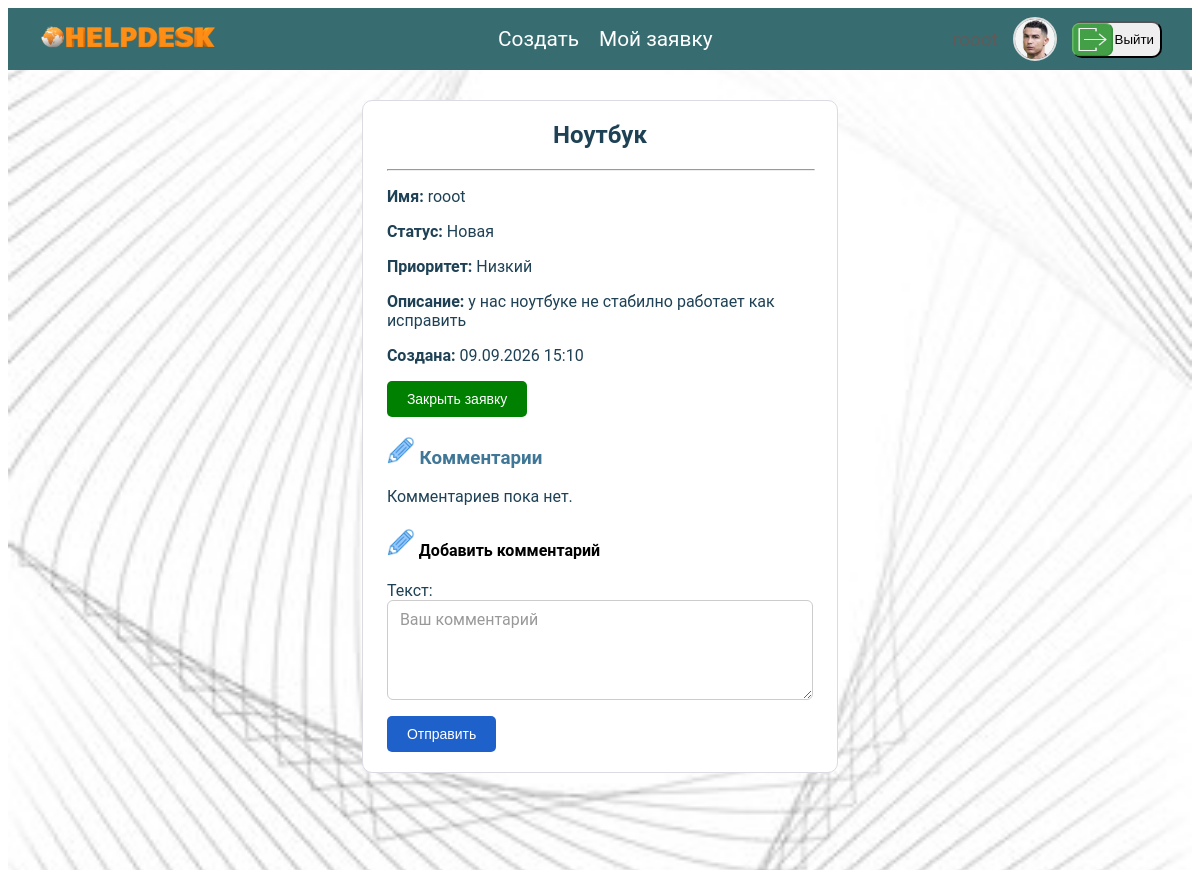
Before: /tickets/15/ (signed in) with the older database file.
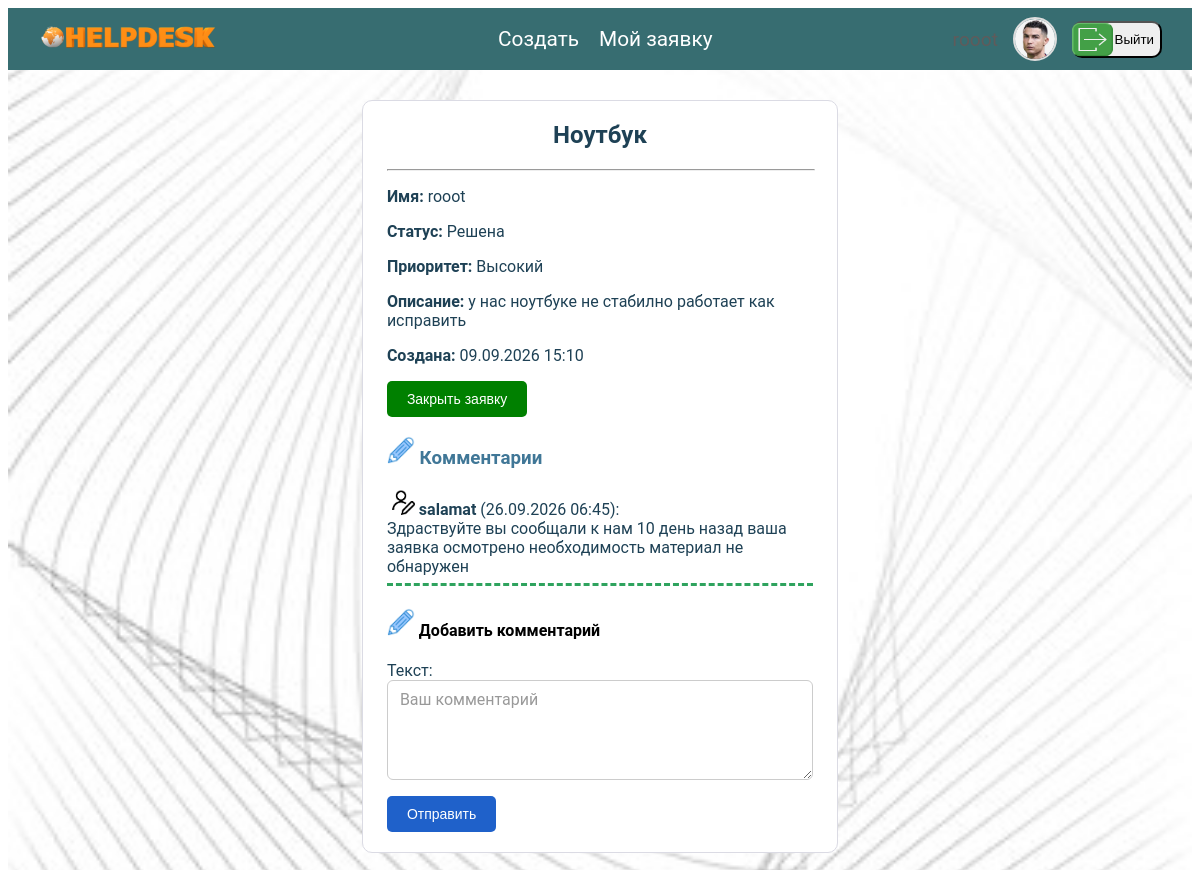
After: the same page with the newer database file.
### helpdeskside/models.py (models this page shows, shortened)
class Ticket(models.Model):
    class Status(models.TextChoices):
        NEW = 'NEW', 'Новая'
        IN_PROGRESS = 'IN_PROGRESS', 'В работе'
        WAITING = 'WT', 'Ожидание'
        RESOLVED = 'RL', 'Решена'
        CLOSED = 'CL', 'Закрыта'
    class Priority(models.TextChoices):
        LOW = 'LOW', 'Низкий'
        MEDIUM = 'MEDIUM', 'Средний'
        HIGH = 'HIGH', 'Высокий'
        CRITICAL = 'CRITICAL', 'Критический'
    title = models.CharField(max_length=250, verbose_name='Заголовка')
    description = models.TextField(verbose_name='Описание')
    author = models.ForeignKey(
        settings.AUTH_USER_MODEL,
        on_delete=models.CASCADE,
        related_name='created_tickets')
    assigned_to = models.ForeignKey(
        Employee,
        on_delete=models.SET_NULL,
        null=True,
        blank=True,
        related_name='tickets'
    )
    status = models.CharField(max_length=12, choices=Status.choices, default=Status.NEW)
    priority = models.CharField(max_length=8, choices=Priority.choices, default=Priority.LOW, verbose_name='Приоритет')
    created = models.DateTimeField(auto_now_add=True)
    updated = models.DateTimeField(auto_now=True)
    class Meta:
        ordering = ['-created']

class Comment(models.Model):
    ticket = models.ForeignKey(Ticket, on_delete=models.CASCADE, related_name='comments')
    author = models.ForeignKey(settings.AUTH_USER_MODEL, on_delete=models.CASCADE)
    text = models.TextField(verbose_name='Текст')
    created = models.DateTimeField(auto_now_add=True)
    class Meta:
        ordering = ['-created']

### users/models.py (models this page shows, shortened)
class User(AbstractUser):
    class Roles(models.TextChoices):
        CLIENT = 'client', 'Клиент'
        SUPPORT = 'support', 'Сотрудник поддержки'
        ADMIN = 'admin', 'Администратор'
    role = models.CharField(max_length=10, choices=Roles.choices, default=Roles.CLIENT)
    photo = models.ImageField(upload_to='users/%Y/%m/%d', null=True, blank=True, verbose_name='Фотография')
    birth_date = models.DateField(blank=True, null=True, verbose_name='Дата рождения')
    ONLINE_THRESHOLD = timedelta(minutes=15)

### helpdeskside/views.py (the view)
# urls.py: path('tickets/<int:pk>/', views.client_ticket_detail, name='client_ticket_detail'),
@login_required
@role_required('client')
def client_ticket_detail(request, pk):
    ticket = get_object_or_404(Ticket, pk=pk, author=request.user)
    comments = ticket.comments.all().order_by('-created')
    if request.method == 'POST':
        comment_form = CommentForm(request.POST)
        if comment_form.is_valid():
            comment = comment_form.save(commit=False)
            comment.ticket = ticket
            comment.author = request.user
            comment.save()
            return redirect('helpdeskside:client_ticket_detail', pk=pk)
    else:
        comment_form = CommentForm()
    return render(request, 'helpdeskside/client_ticket_detail.html', {
        'ticket': ticket,
        'comments': comments,
        'comment_form': comment_form,
    })

### helpdeskside/forms.py
class CommentForm(forms.ModelForm):
    class Meta:
        model = Comment
        fields = ['text']
        widgets = {
            'text': forms.Textarea(attrs={
                'rows': 3,
                'placeholder': 'Ваш комментарий',
                'class': 'form-control',
            })
        }

### helpdeskside/templates/helpdeskside/client_ticket_detail.html (shortened to what this page needs)
{% extends "users/client_dashboard.html" %}
{% load static%}
{% block tickets_content %}
<div class="client-ticket-detail">
    <aside class="client-ticket-detail-inner">
        <h2 class="client-ticket-detail-title">{{ ticket.title }}</h2>
        <hr style="width: 100%">
        <p><strong>Имя:</strong> {{ ticket.author }}</p>
        <p><strong>Статус:</strong> {{ ticket.get_status_display }}</p>
        <p><strong>Приоритет:</strong> {{ ticket.get_priority_display }}</p>
        <p><strong>Описание:</strong> {{ ticket.description }}</p>
        <p><strong>Создана:</strong> {{ ticket.created|date:"d.m.Y H:i" }}</p>
        {% if ticket.status != 'CL' %}
        <form method="post" action="{% url 'helpdeskside:close_ticket' ticket.pk %}">
            <button type="submit" class="client-ticket-detail-close-btn">Закрыть заявку</button>
        </form>
        {% endif %}
        <h3><img src="/static/images/pencil.png" class="create-pencil"> Комментарии</h3>
        {% for comment in comments %}
        <p class="user-comment-inform">
            <strong><img src="/static/images/register.jpg" class="create-pencil"> {{ comment.author.username }}</strong>
            ({{ comment.created|date:"d.m.Y H:i" }}):<br>
            {{ comment.text }}
        </p>
        {% empty %}
        <p>Комментариев пока нет.</p>
        {% endfor %}
        <h4><img src="/static/images/pencil.png" class="create-pencil"> Добавить комментарий</h4>
        <form method="post">
            {{ comment_form.as_p }}
            <button type="submit" class="client-ticket-detail-comment-btn">Отправить</button>
        </form>
    </aside>
</div>
{% endblock %}

Changed rows visible on the page:
changed Ticket "Ноутбук": status "Новая" → "Решена"; priority "Низкий" → "Высокий"
added Comment: author.username "salamat", created "26.09.2026 06:45", text "Здраствуйте вы сообщали к нам 10 день назад ваша заявка осмотрено необходимость материал не обнаружен"
Other visible differences:
text no longer shown: "Комментариев пока нет."
